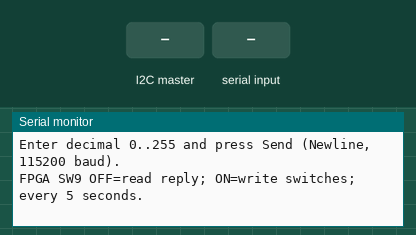
A sketch run on a simulated Arduino Uno, built with avr-gcc and run on an emulated ATmega328P. On the bench: the last lines printed to the serial monitor. The test bench sets the inputs (shaded band).

Above: at 1.2 s.
1.3 s: the I2C master sends the byte 1
At 2.4 s:
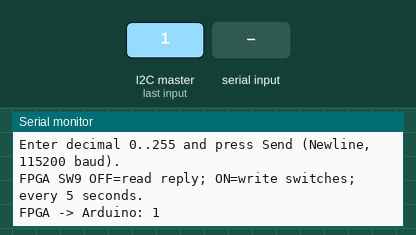
2.8 s: "90,45\n" received over Serial
At 3.5 s:
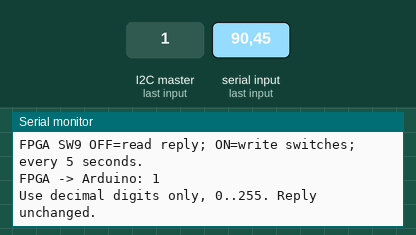
4.3 s: "1\n" received over Serial
At 4.7 s:
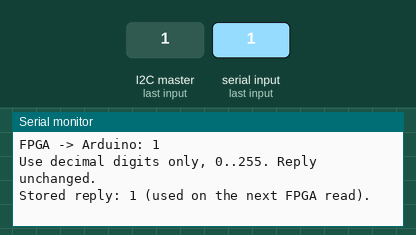

Measured:
- after the input at 1.3 s, the serial monitor: prints a new line at once (image 1)
- after the input at 2.8 s, the serial monitor: prints a new line at once (image 2)
- after the input at 4.3 s, the serial monitor: prints a new line at once (image 3)

The sketch:

arduino_i2c_peer.ino
```cpp
#include <Wire.h>
#include <util/atomic.h>

const uint8_t I2C_ADDRESS = 0x42;
const uint8_t INITIAL_REPLY = 42;
volatile uint8_t replyByte = INITIAL_REPLY;
volatile uint8_t receivedByte = 0;
volatile uint8_t requestedByte = 0;
volatile bool receivedPending = false;
volatile bool requestedPending = false;
volatile bool badLengthPending = false;

void receiveFromFpga(int byteCount) {
  if (byteCount == 1 && Wire.available()) {
    receivedByte = static_cast<uint8_t>(Wire.read());
    receivedPending = true;
  } else {
    badLengthPending = true;
  }
  while (Wire.available()) (void)Wire.read();
}

void replyToFpga() {

  const uint8_t snapshot = replyByte;
  Wire.write(snapshot);
  requestedByte = snapshot;
  requestedPending = true;
}

void setup() {
  Serial.begin(115200);
  Wire.onReceive(receiveFromFpga);
  Wire.onRequest(replyToFpga);
  Wire.begin(I2C_ADDRESS);
  // disable internal 5 V pull-ups, external 10k on the level shifter
  digitalWrite(SDA, LOW);
  digitalWrite(SCL, LOW);
  Serial.println(F("Uno I2C ready at address 0x42. Initial reply: 42."));
  Serial.println(F("Enter decimal 0..255 and press Send (Newline, 115200 baud)."));
  Serial.println(F("FPGA SW9 OFF=read reply; ON=write switches; every 5 seconds."));
}

void loop() {
  bool gotWrite, gotRequest, badLength;
  uint8_t rx, offered;
  ATOMIC_BLOCK(ATOMIC_RESTORESTATE) {
    gotWrite = receivedPending;
    gotRequest = requestedPending;
    badLength = badLengthPending;
    rx = receivedByte;
    offered = requestedByte;
    receivedPending = false;
    requestedPending = false;
    badLengthPending = false;
  }
  if (gotWrite) {
    Serial.print(F("FPGA -> Arduino: "));
    Serial.println(rx);
  }
  if (gotRequest) {
    Serial.print(F("FPGA requested a byte; Arduino offered: "));
    Serial.println(offered);
  }
  if (badLength) Serial.println(F("Unexpected I2C write length; expected 1 byte."));

  static uint16_t entered = 0;
  static uint8_t digits = 0;
  static bool lineStarted = false;
  static bool invalidLine = false;
  while (Serial.available() > 0) {
    const char c = static_cast<char>(Serial.read());
    if (c == '\n' || c == '\r') {
      if (lineStarted) {
        if (!invalidLine && digits > 0 && entered <= 255) {
          const uint8_t nextReply = static_cast<uint8_t>(entered);
          ATOMIC_BLOCK(ATOMIC_RESTORESTATE) { replyByte = nextReply; }
          Serial.print(F("Stored reply: "));
          Serial.print(nextReply);
          Serial.println(F(" (used on the next FPGA read)."));
        } else {
          Serial.println(F("Use decimal digits only, 0..255. Reply unchanged."));
        }
      }
      entered = 0;
      digits = 0;
      lineStarted = false;
      invalidLine = false;
    } else {
      lineStarted = true;
      if (c >= '0' && c <= '9' && digits < 3) {
        entered = static_cast<uint16_t>(entered * 10u + static_cast<uint8_t>(c - '0'));
        ++digits;
        if (entered > 255) invalidLine = true;
      } else {
        invalidLine = true;
      }
    }
  }
}
```
